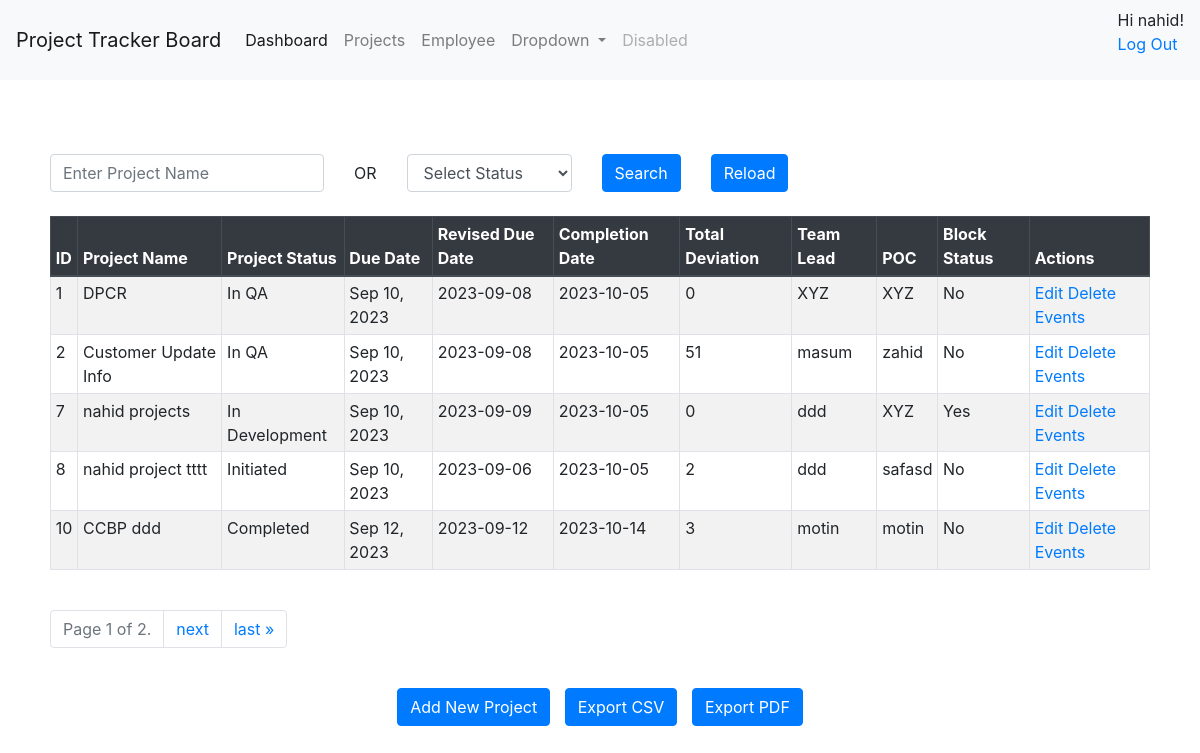
The app's page /project/index (signed in) with its own data.
### employee/models.py (models this page shows)
class Project(models.Model):
    PROJECT_STATUS = PROJECT_STATUS_CHOICES
    project_id = models.AutoField(primary_key=True)
    project_name = models.CharField(max_length=100)
    due_date = models.DateField(null=True, blank=True)
    revised_due_date = models.DateField(null=True, blank=True)
    completion_date = models.DateField(null=True, blank=True)
    total_deviation_days=models.IntegerField(default=0)
    team_lead=models.CharField(max_length=50,blank=True)
    project_poc=models.CharField(max_length=50,blank=True)
    notification_sms_recipient=models.CharField(max_length=100, blank=True)
    notification_email_recipient=models.CharField(max_length=100, blank=True)
    block_status=models.BooleanField(default=False)
    inserted_by=models.CharField(max_length=250,default="admin",blank=True)
    insert_date=models.DateTimeField(auto_now_add=True)
    updated_by=models.CharField(max_length=250,default="admin",blank=True)
    update_date=models.DateTimeField(auto_now_add=True)
    remarks=models.CharField(max_length=250,blank=True)
    project_status = models.CharField(max_length=20, choices=PROJECT_STATUS)
    class Meta:
        managed = True
        db_table = "project"

### employee/views_project.py (the view)
# urls.py: path('project/index', views_project.project_lookup, name='project_lookup'),
@login_required
def project_lookup(request):
    projectname_query = request.GET.get('project_name', '')
    projectstatus_query = request.GET.get('project_status', '')
    projects = Project.objects.all()
    if projectname_query:
        projects = Project.objects.filter(project_name__icontains=projectname_query)
    if projectstatus_query:
        projects = Project.objects.filter(project_status__icontains=projectstatus_query)
    logger.warning("-------------> project lookup called")
    paginator = Paginator(projects, 5)  # 10 projects per page
    page_number = request.GET.get('page')
    projects = paginator.get_page(page_number)
    form = ProjectForm()
    return render(request, 'project/index.html', {'projects': projects, 'form':form})

### employee/forms.py (shortened to what this page needs)
class ProjectForm(forms.ModelForm):
    project_status = forms.ChoiceField(choices=PROJECT_STATUS_CHOICES, initial='initiated')
    class Meta:
        model = Project
        fields = "__all__"
        exclude=['inserted_by','updated_by']
        widgets = {
            'due_date': DateInput(),
            'revised_due_date': DateInput() ,
            'completion_date': DateInput() ,
            'remarks': forms.Textarea(attrs={'rows': 3, 'cols': 50}),
        }

### employee/templates/project/index.html (shortened to what this page needs)
{% extends "base.html" %}
{% block content %}
<div >
  <div class="row g-3">
        <form class="form-inline" method="get">
          <div class="col-sm">
            <input type="text" class="form-control" name="project_name" placeholder="Enter Project Name" value="{{ request.GET.project_name }}">
          </div>
          <div class="col-sm">
            OR
          </div>
          <div class="col-sm">
            <select name="project_status" class="form-control" id="id_project_status">
              <option value="" {% if not request.GET.project_status %}selected{% endif %}>Select Status</option>
           </select>
          </div>
          <div class="col-sm">
          <button type="submit" class="btn btn-primary">Search</button>
        </div>
        </form>
      <div class="col-sm">
        <form class="form-inline" method="get" action="{% url 'project_reload' %}">
          <button type="submit" class="btn btn-primary">Reload</button>
        </form>
      </div>
      <div class="col-sm">
      </div>
  </div>
<table class="table table-striped table-bordered table-sm">
  <thead class="thead-dark">
    <tr>
      <th>ID</th>
      <th>Project Name</th>
      <th>Project Status</th>
      <th>Due Date</th>
      <th>Revised Due Date</th>
      <th>Completion Date</th>
      <th>Total Deviation</th>
      <th>Team Lead</th>
      <th>POC</th>
      <th>Block Status</th>
      <th>Actions</th>
    </tr>
  </thead>
  <tbody>
    {% for project in projects %}
    <tr>
      <td>{{ project.project_id }}</td>
      <td>{{ project.project_name }}</td>
      <td>{{ project.get_project_status_display }}</td>
      <td>{{ project.due_date | date:"M d, Y"}}</td>
      <td>{{ project.revised_due_date}}</td>
      <td>{{ project.completion_date}}</td>
      <td>{{ project.total_deviation_days }}</td>
      <td>{{ project.team_lead }}</td>
      <td>{{ project.project_poc }}</td>
      <td>{% if project.block_status %}Yes{% else %}No{% endif %}</td>
      <td>
        <a href="/project/edit/{{ project.project_id }}">
          <span class="glyphicon glyphicon-pencil">Edit</span>
          </a>
        <a href="/project/delete/{{ project.project_id }}">Delete</a>
        <a href="/project/add_event/{{ project.project_id }}">Events</a>
      </td>
    </tr>
    {% endfor %}
  </tbody>
</table>
<br />
<div class="pagination">
  <ul class="pagination justify-content-center">
    <li class="page-item disabled">
      <span class="page-link">
        Page {{ projects.number }} of {{ projects.paginator.num_pages }}.
      </span>
    </li>
    {% if projects.has_next %}
      <li class="page-item">
        <a class="page-link" href="?page={{ projects.next_page_number }}">next</a>
      </li>
      <li class="page-item">
        <a class="page-link" href="?page={{ projects.paginator.num_pages }}" aria-label="Last">
          <span aria-hidden="true">last &raquo;</span>
        </a>
      </li>
    {% endif %}
  </ul>
</div>
<br />
<div style="text-align: center;">
  <a href="/project/add" class="btn btn-primary" style="margin-right: 10px;">Add New Project</a>
  <a href="/project/export" class="btn btn-primary" style="margin-right: 10px;">Export CSV</a>
  <a href="/project/exportpdf" class="btn btn-primary">Export PDF</a>
</div>
</div>
{% endblock %}

### employee/templates/base.html (shortened to what this page needs)
<!DOCTYPE html>
<html lang="en">
  <head>
    <link
      rel="stylesheet"
      href="https://maxcdn.bootstrapcdn.com/bootstrap/4.5.2/css/bootstrap.min.css"
    />
  </head>
  <body>
    <nav class="navbar navbar-expand-lg navbar-light bg-light">
      <a class="navbar-brand" href="#">Project Tracker Board</a>
      <div class="collapse navbar-collapse" id="navbarSupportedContent">
        <ul class="navbar-nav mr-auto">
          <li class="nav-item active">
            <a class="nav-link" href="/dashboard"
              >Dashboard <span class="sr-only">(current)</span></a
            >
          </li>
          <li class="nav-item">
            <a class="nav-link" href="/project/index">Projects</a>
          </li>
           {% if request.user.is_authenticated %}
          {% if request.user.groups.all.0.name == 'operator' %}
          <li class="nav-item">
            <a class="nav-link" href="/employee/show">Employee</a>
          </li>
          {% endif %}
          {% endif %}
          <li class="nav-item dropdown">
            <a
              class="nav-link dropdown-toggle"
              href="#"
              id="navbarDropdown"
              role="button"
              data-toggle="dropdown"
              aria-haspopup="true"
              aria-expanded="false"
            >
              Dropdown
            </a>
          </li>
          <li class="nav-item">
            <a class="nav-link disabled" href="#">Disabled</a>
          </li>
        </ul>
        <div>
          {% if user.is_authenticated %} Hi {{ user.username }}!
          <p><a href="{% url 'logout' %}">Log Out</a></p>
          {% else %}
          <p>You are not logged in</p>
          <a href="{% url 'login' %}">Log In</a>
          {% endif %}
        </div>
      </div>
    </nav>
    <div id="content" style="padding: 50px">
      {% block content %} {% endblock %}
    </div>
  </body>
</html>

### records on screen
Project: project_id "1", project_name "DPCR", project_status "In QA", due_date "Sep 10, 2023", revised_due_date "2023-09-08", completion_date "2023-10-05", total_deviation_days "0", team_lead "XYZ", project_poc "XYZ", block_status "No"
Project: project_id "2", project_name "Customer Update Info", project_status "In QA", due_date "Sep 10, 2023", revised_due_date "2023-09-08", completion_date "2023-10-05", total_deviation_days "51", team_lead "masum", project_poc "zahid", block_status "No"
Project: project_id "7", project_name "nahid projects", project_status "In Development", due_date "Sep 10, 2023", revised_due_date "2023-09-09", completion_date "2023-10-05", total_deviation_days "0", team_lead "ddd", project_poc "XYZ", block_status "Yes"
Project: project_id "8", project_name "nahid project tttt", project_status "Initiated", due_date "Sep 10, 2023", revised_due_date "2023-09-06", completion_date "2023-10-05", total_deviation_days "2", team_lead "ddd", project_poc "safasd", block_status "No"
Project: project_id "10", project_name "CCBP ddd", project_status "Completed", due_date "Sep 12, 2023", revised_due_date "2023-09-12", completion_date "2023-10-14", total_deviation_days "3", team_lead "motin", project_poc "motin", block_status "No"

### other values on screen
{{ user.username }} "nahid"
{{ projects.number }} "1"
{{ projects.paginator.num_pages }} "2"
